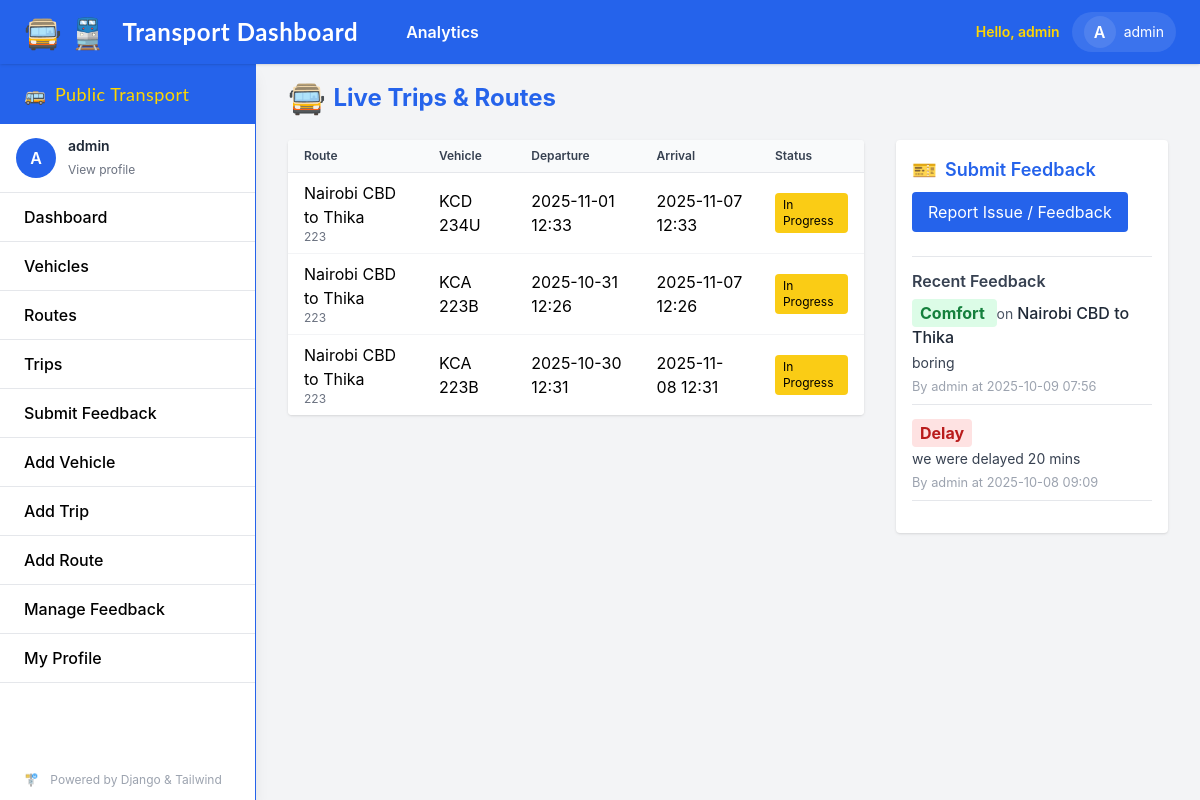
The app's page / (signed in) with its own data.
### transport/models.py (models this page shows, shortened)
class Trip(models.Model):
    route = models.ForeignKey(Route, on_delete=models.CASCADE)
    vehicle = models.ForeignKey(Vehicle, on_delete=models.SET_NULL, null=True)
    scheduled_departure = models.DateTimeField()
    scheduled_arrival = models.DateTimeField()
    actual_departure = models.DateTimeField(null=True, blank=True)
    actual_arrival = models.DateTimeField(null=True, blank=True)
    timetable = models.ForeignKey(Timetable, on_delete=models.SET_NULL, null=True, blank=True)
    available_seats = models.PositiveIntegerField(default=0)

class Route(models.Model):
    name = models.CharField(max_length=100)
    code = models.CharField(max_length=20, unique=True)
    description = models.TextField(blank=True)
    active = models.BooleanField(default=True)

class Vehicle(models.Model):
    VEHICLE_TYPE_CHOICES = (
        ('bus', 'Bus'),
        ('train', 'Train'),
    )
    code = models.CharField(max_length=20, unique=True)
    vehicle_type = models.CharField(max_length=10, choices=VEHICLE_TYPE_CHOICES)
    capacity = models.PositiveIntegerField()
    active = models.BooleanField(default=True)
    assigned_routes = models.ManyToManyField(Route, related_name='vehicles', blank=True)

class Feedback(models.Model):
    user = models.ForeignKey(User, on_delete=models.SET_NULL, null=True, blank=True)
    submitted_at = models.DateTimeField(auto_now_add=True)
    route = models.ForeignKey(Route, on_delete=models.SET_NULL, null=True, blank=True)
    trip = models.ForeignKey(Trip, on_delete=models.SET_NULL, null=True, blank=True)
    category = models.CharField(max_length=50, choices=[
        ("delay", "Delay"),
        ("comfort", "Comfort"),
        ("cleanliness", "Cleanliness"),
        ("other", "Other"),
    ], default="other")
    description = models.TextField()
    resolved = models.BooleanField(default=False)

### transport/views.py (the view)
# urls.py: path('', DashboardView.as_view(), name='dashboard'),
class DashboardView(LoginRequiredMixin, ListView):
    model = Trip
    template_name = 'dashboard/dashboard.html'
    context_object_name = 'trips'
    paginate_by = 20
    def get_queryset(self):
        return Trip.objects.order_by('-scheduled_departure')[:20]
    def get_context_data(self, **kwargs):
        context = super().get_context_data(**kwargs)
        context['routes'] = Route.objects.filter(active=True)
        context['vehicles'] = Vehicle.objects.filter(active=True)
        context['feedbacks'] = Feedback.objects.order_by('-submitted_at')[:10]
        return context

### transport/templates/dashboard/dashboard.html (shortened to what this page needs)
{% extends "base.html" %}
{% block content %}
<div class="flex items-center mb-6 gap-2">
    <span class="text-3xl">🚍</span>
    <h2 class="text-2xl font-bold text-transport-blue">Live Trips &amp; Routes</h2>
</div>
<div class="grid grid-cols-1 md:grid-cols-3 gap-8">
    <div class="md:col-span-2">
        <div class="overflow-x-auto rounded shadow bg-white">
            <table class="min-w-full divide-y divide-gray-200">
                <thead class="bg-gray-50">
                    <tr>
                        <th class="px-4 py-2 text-left text-xs font-semibold text-gray-700">Route</th>
                        <th class="px-4 py-2 text-left text-xs font-semibold text-gray-700">Vehicle</th>
                        <th class="px-4 py-2 text-left text-xs font-semibold text-gray-700">Departure</th>
                        <th class="px-4 py-2 text-left text-xs font-semibold text-gray-700">Arrival</th>
                        <th class="px-4 py-2 text-left text-xs font-semibold text-gray-700">Status</th>
                    </tr>
                </thead>
                <tbody class="bg-white divide-y divide-gray-100">
                    {% for trip in trips %}
                    <tr>
                        <td class="px-4 py-2">
                            {{ trip.route.name }}
                            {% if trip.route.code %}<div class="text-xs text-gray-500">{{ trip.route.code }}</div>{% endif %}
                        </td>
                        <td class="px-4 py-2">
                            {% if trip.vehicle %}
                                {{ trip.vehicle.code }}
                            {% else %}
                                <span class="text-xs text-gray-400">Unassigned</span>
                            {% endif %}
                        </td>
                        <td class="px-4 py-2">{{ trip.scheduled_departure|date:"Y-m-d H:i" }}</td>
                        <td class="px-4 py-2">{{ trip.scheduled_arrival|date:"Y-m-d H:i" }}</td>
                        <td class="px-4 py-2">
                            {% if trip.actual_arrival %}
                                {% if trip.scheduled_arrival and trip.actual_arrival > trip.scheduled_arrival %}
                                    <span class="inline-block px-2 py-1 rounded bg-red-600 text-white text-xs">Delayed</span>
                                {% else %}
                                    <span class="inline-block px-2 py-1 rounded bg-green-600 text-white text-xs">On time</span>
                                {% endif %}
                            {% else %}
                                <span class="inline-block px-2 py-1 rounded bg-yellow-400 text-black text-xs">In Progress</span>
                            {% endif %}
                        </td>
                    </tr>
                    {% empty %}
                    <tr>
                        <td colspan="{% if user.is_authenticated and not user.is_staff %}6{% else %}5{% endif %}" class="px-4 py-4 text-center text-gray-500">No trips available.</td>
                    </tr>
                    {% endfor %}
                </tbody>
            </table>
        </div>
    </div>
    <div>
        <div class="bg-white rounded shadow p-4">
            <div class="flex items-center gap-2 mb-2">
                <span class="text-xl">🎫</span>
                <h4 class="text-lg font-semibold text-transport-blue">Submit Feedback</h4>
            </div>
            <a class="inline-block mb-3 px-4 py-2 bg-transport-blue text-white rounded hover:bg-blue-700 transition" href="{% url 'dashboard:feedback-create' %}">
                Report Issue / Feedback
            </a>
            <div class="border-t border-gray-200 my-3"></div>
            <h5 class="font-semibold mb-2 text-gray-700">Recent Feedback</h5>
            <ul>
                {% for fb in feedbacks %}
                <li class="mb-4 border-b pb-2">
                    <span class="font-bold px-2 py-1 rounded
                        {% if fb.category == 'delay' %}bg-red-100 text-red-700
                        {% elif fb.category == 'comfort' %}bg-green-100 text-green-700
                        {% elif fb.category == 'cleanliness' %}bg-yellow-100 text-yellow-800
                        {% else %}bg-blue-100 text-blue-700{% endif %}
                    ">
                        {{ fb.get_category_display }}
                    </span>
                    {% if fb.route %}
                        <span class="text-sm text-gray-600"> on </span>
                        <span class="text-gray-800 font-medium">{{ fb.route.name }}</span>
                    {% endif %}
                    <div class="text-gray-700 mt-1 text-sm">{{ fb.description|truncatechars:80 }}</div>
                    <small class="block text-gray-400 mt-1">
                        By
                        {% if fb.user %}
                            {{ fb.user.username }}
                        {% else %}
                            Anonymous
                        {% endif %}
                        at {{ fb.submitted_at|date:"Y-m-d H:i" }}
                    </small>
                </li>
                {% empty %}
                <li class="text-gray-500">No feedback yet.</li>
                {% endfor %}
            </ul>
        </div>
    </div>
</div>
{% endblock %}

### transport/templates/base.html (shortened to what this page needs)
<!DOCTYPE html>
<html lang="en">
<head>
    <script src="https://cdn.tailwindcss.com"></script>
</head>
<body class="bg-transport-gray min-h-screen font-sans">
    <nav class="fixed top-0 left-0 right-0 z-30 bg-transport-blue text-white h-16 flex items-center px-6 shadow">
        <div class="flex-1 flex items-center">
            <span class="mr-4 text-3xl font-display">
                🚍 🚆
            </span>
            <a class="font-bold text-2xl tracking-wide font-display mr-8 hover:text-transport-yellow transition" href="{% url 'dashboard:dashboard' %}">
                Transport Dashboard
            </a>
            {% if user.is_authenticated and user.is_staff %}
                <a href="{% url 'dashboard:analytics' %}" class="ml-4 hover:text-transport-yellow font-semibold transition">Analytics</a>
            {% endif %}
        </div>
        <div class="flex items-center space-x-4">
            {% if user.is_authenticated %}
                <div class="hidden sm:flex items-center space-x-3">
                    <div class="text-sm text-transport-yellow font-semibold">Hello, {{ user.get_full_name|default:user.username }}</div>
                    <div class="relative" x-data>
                        <button id="profile-menu-button" aria-haspopup="true" aria-expanded="false" class="flex items-center gap-2 bg-white/10 hover:bg-white/20 px-3 py-1 rounded-full focus:outline-none">
                            <span class="w-8 h-8 rounded-full bg-white/10 flex items-center justify-center font-semibold text-white">
                                {{ user.username|slice:":1"|upper }}
                            </span>
                            <span class="text-sm hidden md:inline">{{ user.username }}</span>
                        </button>
                    </div>
                </div>
            {% else %}
                <div>
                    <a href="{% url 'login' %}" class="hover:text-transport-yellow font-semibold transition">Login</a>
                </div>
            {% endif %}
        </div>
    </nav>
    <aside class="fixed top-16 left-0 h-[calc(100vh-4rem)] w-64 bg-white shadow-lg flex flex-col z-20 border-r border-transport-blue">
        <div class="flex items-center px-6 py-4 bg-transport-blue text-transport-yellow font-display text-lg tracking-wide">
            <span class="mr-2">🚌</span> Public Transport
        </div>
        {% if user.is_authenticated %}
        <div class="px-4 py-3 border-b">
            <div class="flex items-center gap-3">
                <div class="w-10 h-10 rounded-full bg-transport-blue text-white flex items-center justify-center font-semibold">
                    {{ user.username|slice:":1"|upper }}
                </div>
                <div>
                    <div class="text-sm font-semibold text-gray-800">{{ user.get_full_name|default:user.username }}</div>
                    <a href="{% url 'profile' %}" class="text-xs text-gray-500 hover:underline">View profile</a>
                </div>
            </div>
        </div>
        {% endif %}
        <a href="{% url 'dashboard:dashboard' %}" class="py-3 px-6 hover:bg-transport-blue hover:text-white border-b font-medium transition">Dashboard</a>
        <a href="{% url 'dashboard:vehicle-list' %}" class="py-3 px-6 hover:bg-transport-blue hover:text-white border-b font-medium transition">Vehicles</a>
        <a href="{% url 'dashboard:route-list' %}" class="py-3 px-6 hover:bg-transport-blue hover:text-white border-b font-medium transition">Routes</a>
        <a href="{% url 'dashboard:trip-list' %}" class="py-3 px-6 hover:bg-transport-blue hover:text-white border-b font-medium transition">Trips</a>
        <a href="{% url 'dashboard:feedback-create' %}" class="py-3 px-6 hover:bg-transport-blue hover:text-white border-b font-medium transition">Submit Feedback</a>
        {% if user.is_authenticated and user.is_staff %}
            <a href="{% url 'dashboard:vehicle-add' %}" class="py-3 px-6 hover:bg-transport-blue hover:text-white border-b font-medium transition">Add Vehicle</a>
            <a href="{% url 'dashboard:trip-add' %}" class="py-3 px-6 hover:bg-transport-blue hover:text-white border-b font-medium transition">Add Trip</a>
            <a href="{% url 'dashboard:route-add' %}" class="py-3 px-6 hover:bg-transport-blue hover:text-white border-b font-medium transition">Add Route</a>
            <a href="{% url 'dashboard:feedback-list' %}" class="py-3 px-6 hover:bg-transport-blue hover:text-white border-b font-medium transition">Manage Feedback</a>
            <a href="{% url 'profile' %}" class="py-3 px-6 hover:bg-transport-blue hover:text-white border-b font-medium transition">My Profile</a>
        {% endif %}
        <div class="mt-auto px-6 py-3 text-xs text-gray-400">
            <span class="mr-2">🚏</span> Powered by Django & Tailwind
        </div>
    </aside>
    <main class="ml-64 pt-20 px-8 pb-10 transition-all bg-transport-gray min-h-[calc(100vh-4rem)]">
        <div class="max-w-6xl mx-auto">
            {% block content %}
            {% endblock %}
        </div>
    </main>
</body>
</html>

### records on screen
Trip: route.name "Nairobi CBD to Thika", route.code "223", vehicle.code "KCD 234U", scheduled_departure "2025-11-01 12:33", scheduled_arrival "2025-11-07 12:33", shows "In Progress"
Trip: route.name "Nairobi CBD to Thika", route.code "223", vehicle.code "KCA 223B", scheduled_departure "2025-10-31 12:26", scheduled_arrival "2025-11-07 12:26", shows "In Progress"
Trip: route.name "Nairobi CBD to Thika", route.code "223", vehicle.code "KCA 223B", scheduled_departure "2025-10-30 12:31", scheduled_arrival "2025-11-08 12:31", shows "In Progress"
Feedback: category "Comfort", route.name "Nairobi CBD to Thika", description "boring", user.username "admin", submitted_at "2025-10-09 07:56"
Feedback: category "Delay", description "we were delayed 20 mins", user.username "admin", submitted_at "2025-10-08 09:09"

### other values on screen
{{ user.get_full_name|default:user.username }} "admin"
{{ user.username|slice:":1"|upper }} "A"
{{ user.username }} "admin"
